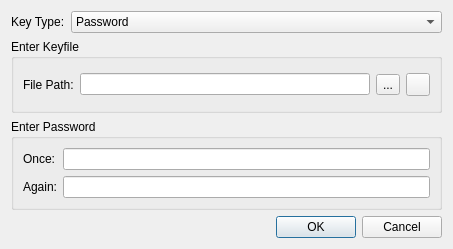
<?xml version="1.0" encoding="UTF-8"?>
<ui version="4.0">
 <class>NewPassword</class>
 <widget class="QDialog" name="NewPassword">
  <property name="windowModality">
   <enum>Qt::ApplicationModal</enum>
  </property>
  <property name="geometry">
   <rect>
    <x>0</x>
    <y>0</y>
    <width>453</width>
    <height>249</height>
   </rect>
  </property>
  <property name="windowTitle">
   <string>New Key Info</string>
  </property>
  <layout class="QGridLayout" name="gridLayout">
   <item row="1" column="0" colspan="2">
    <widget class="QGroupBox" name="gb_keyfile">
     <property name="title">
      <string>Enter Keyfile</string>
     </property>
     <layout class="QHBoxLayout" name="horizontalLayout">
      <item>
       <widget class="QLabel" name="label_4">
        <property name="text">
         <string>File Path:</string>
        </property>
       </widget>
      </item>
      <item>
       <widget class="QLineEdit" name="le_filePath">
        <property name="whatsThis">
         <string>&lt;html&gt;&lt;head/&gt;&lt;body&gt;&lt;p&gt;&lt;span style=&quot; font-size:10pt;&quot;&gt;The path to the keyfile&lt;/span&gt;&lt;/p&gt;&lt;/body&gt;&lt;/html&gt;</string>
        </property>
       </widget>
      </item>
      <item>
       <widget class="QToolButton" name="toolButton">
        <property name="focusPolicy">
         <enum>Qt::NoFocus</enum>
        </property>
        <property name="toolTip">
         <string>Select Keyfile</string>
        </property>
        <property name="whatsThis">
         <string>&lt;html&gt;&lt;head/&gt;&lt;body&gt;&lt;p&gt;&lt;span style=&quot; font-size:10pt;&quot;&gt;Browse to a keyfile&lt;/span&gt;&lt;/p&gt;&lt;/body&gt;&lt;/html&gt;</string>
        </property>
        <property name="text">
         <string>...</string>
        </property>
       </widget>
      </item>
      <item>
       <widget class="QToolButton" name="btn_genKeyFile">
        <property name="focusPolicy">
         <enum>Qt::NoFocus</enum>
        </property>
        <property name="toolTip">
         <string>Generate New Keyfile</string>
        </property>
        <property name="whatsThis">
         <string>&lt;html&gt;&lt;head/&gt;&lt;body&gt;&lt;p&gt;Generate a new keyfile.&lt;/p&gt;&lt;p&gt;The keyfile will be a high quality random byte sequence that is large enough for all practical purposes. Since the encryption keys are 32 bytes long, if you make a keyfile larger than that an attacker would be better off guessing random keys directly.&lt;/p&gt;&lt;/body&gt;&lt;/html&gt;</string>
        </property>
        <property name="icon">
         <iconset resource="../grypto_ui.qrc">
          <normaloff>:/grypto/icons/plus.png</normaloff>:/grypto/icons/plus.png</iconset>
        </property>
       </widget>
      </item>
     </layout>
    </widget>
   </item>
   <item row="0" column="0">
    <widget class="QLabel" name="label_3">
     <property name="text">
      <string>Key Type:</string>
     </property>
    </widget>
   </item>
   <item row="3" column="0" colspan="2">
    <widget class="QDialogButtonBox" name="buttonBox">
     <property name="standardButtons">
      <set>QDialogButtonBox::Cancel|QDialogButtonBox::Ok</set>
     </property>
    </widget>
   </item>
   <item row="0" column="1">
    <widget class="QComboBox" name="comboBox">
     <property name="sizePolicy">
      <sizepolicy hsizetype="Preferred" vsizetype="Fixed">
       <horstretch>1</horstretch>
       <verstretch>0</verstretch>
      </sizepolicy>
     </property>
     <property name="whatsThis">
      <string>&lt;html&gt;&lt;head/&gt;&lt;body&gt;&lt;p&gt;&lt;span style=&quot; font-size:10pt;&quot;&gt;Select the type of credentials, either a password, keyfile or both.&lt;/span&gt;&lt;/p&gt;&lt;p&gt;&lt;span style=&quot; font-size:10pt;&quot;&gt;If you use a keyfile, then you will be required to possess the keyfile every time you want to unlock the file. It is the ultimate security for your file to be protected by both a random keyfile and a password, because an attacker would need both the random file and knowledge of your secret password. However, you can get into trouble if you lose the keyfile, as you will never be able to open the encrypted database again.&lt;/span&gt;&lt;/p&gt;&lt;/body&gt;&lt;/html&gt;</string>
     </property>
     <item>
      <property name="text">
       <string>Password</string>
      </property>
     </item>
     <item>
      <property name="text">
       <string>Key file</string>
      </property>
     </item>
     <item>
      <property name="text">
       <string>Key file + Password</string>
      </property>
     </item>
    </widget>
   </item>
   <item row="2" column="0" colspan="2">
    <widget class="QGroupBox" name="gb_password">
     <property name="title">
      <string>Enter Password</string>
     </property>
     <layout class="QFormLayout" name="formLayout_2">
      <property name="fieldGrowthPolicy">
       <enum>QFormLayout::AllNonFixedFieldsGrow</enum>
      </property>
      <item row="0" column="0">
       <widget class="QLabel" name="label">
        <property name="text">
         <string>Once:</string>
        </property>
        <property name="buddy">
         <cstring>lineEdit</cstring>
        </property>
       </widget>
      </item>
      <item row="0" column="1">
       <widget class="QLineEdit" name="lineEdit">
        <property name="whatsThis">
         <string>&lt;html&gt;&lt;head/&gt;&lt;body&gt;&lt;p&gt;&lt;span style=&quot; font-size:10pt;&quot;&gt;Set a password by which to lock your secure file.&lt;/span&gt;&lt;/p&gt;&lt;/body&gt;&lt;/html&gt;</string>
        </property>
        <property name="echoMode">
         <enum>QLineEdit::Password</enum>
        </property>
       </widget>
      </item>
      <item row="1" column="0">
       <widget class="QLabel" name="label_2">
        <property name="text">
         <string>Again:</string>
        </property>
        <property name="buddy">
         <cstring>lineEdit_2</cstring>
        </property>
       </widget>
      </item>
      <item row="1" column="1">
       <widget class="QLineEdit" name="lineEdit_2">
        <property name="whatsThis">
         <string>&lt;html&gt;&lt;head/&gt;&lt;body&gt;&lt;p&gt;&lt;span style=&quot; font-size:10pt;&quot;&gt;Set a password by which to lock your secure file.&lt;/span&gt;&lt;/p&gt;&lt;/body&gt;&lt;/html&gt;</string>
        </property>
        <property name="echoMode">
         <enum>QLineEdit::Password</enum>
        </property>
       </widget>
      </item>
     </layout>
    </widget>
   </item>
  </layout>
 </widget>
 <tabstops>
  <tabstop>comboBox</tabstop>
  <tabstop>le_filePath</tabstop>
  <tabstop>lineEdit</tabstop>
  <tabstop>lineEdit_2</tabstop>
  <tabstop>btn_genKeyFile</tabstop>
 </tabstops>
 <resources>
  <include location="../grypto_ui.qrc"/>
 </resources>
 <connections>
  <connection>
   <sender>buttonBox</sender>
   <signal>accepted()</signal>
   <receiver>NewPassword</receiver>
   <slot>accept()</slot>
   <hints>
    <hint type="sourcelabel">
     <x>138</x>
     <y>233</y>
    </hint>
    <hint type="destinationlabel">
     <x>57</x>
     <y>97</y>
    </hint>
   </hints>
  </connection>
  <connection>
   <sender>buttonBox</sender>
   <signal>rejected()</signal>
   <receiver>NewPassword</receiver>
   <slot>reject()</slot>
   <hints>
    <hint type="sourcelabel">
     <x>275</x>
     <y>233</y>
    </hint>
    <hint type="destinationlabel">
     <x>222</x>
     <y>97</y>
    </hint>
   </hints>
  </connection>
  <connection>
   <sender>toolButton</sender>
   <signal>clicked()</signal>
   <receiver>NewPassword</receiver>
   <slot>_select_keyfile()</slot>
   <hints>
    <hint type="sourcelabel">
     <x>406</x>
     <y>92</y>
    </hint>
    <hint type="destinationlabel">
     <x>452</x>
     <y>142</y>
    </hint>
   </hints>
  </connection>
  <connection>
   <sender>comboBox</sender>
   <signal>currentIndexChanged(int)</signal>
   <receiver>NewPassword</receiver>
   <slot>_combobox_indexchanged(int)</slot>
   <hints>
    <hint type="sourcelabel">
     <x>232</x>
     <y>27</y>
    </hint>
    <hint type="destinationlabel">
     <x>318</x>
     <y>39</y>
    </hint>
   </hints>
  </connection>
  <connection>
   <sender>btn_genKeyFile</sender>
   <signal>clicked()</signal>
   <receiver>NewPassword</receiver>
   <slot>_generate_keyfile()</slot>
   <hints>
    <hint type="sourcelabel">
     <x>428</x>
     <y>81</y>
    </hint>
    <hint type="destinationlabel">
     <x>439</x>
     <y>108</y>
    </hint>
   </hints>
  </connection>
 </connections>
 <slots>
  <slot>_select_keyfile()</slot>
  <slot>_combobox_indexchanged(int)</slot>
  <slot>_generate_keyfile()</slot>
 </slots>
</ui>
